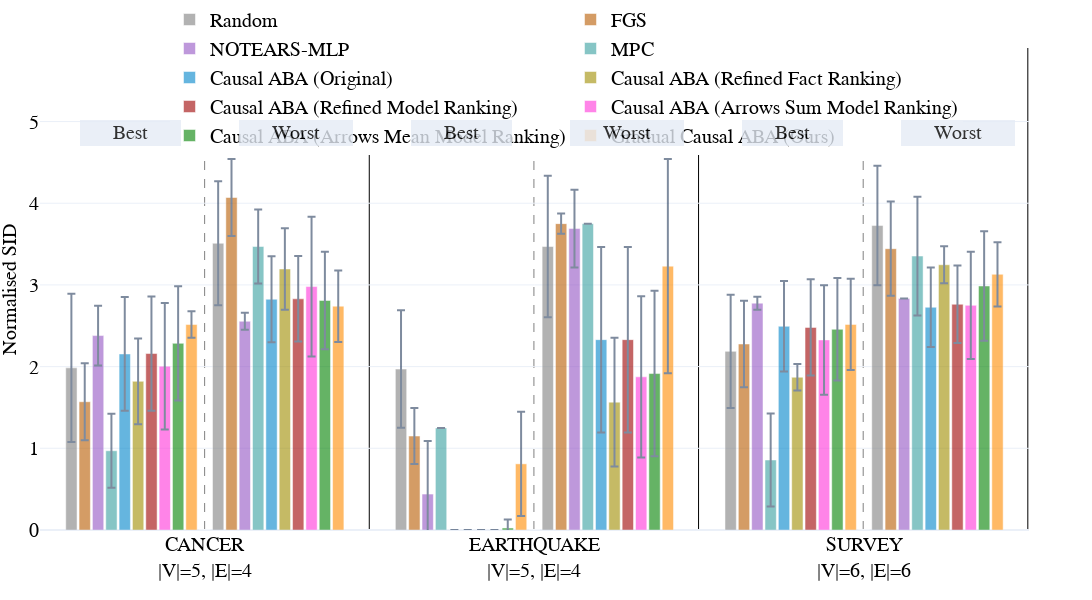

The notebook cell saved with this chart:
### Code cell
fig = double_bar_chart_plotly(v1_bn_plot_data, 
                        names_dict,
                        colors_dict,
                        vars_to_plot=['n_sid_low', 'n_sid_high'],
                        names=['Best', 'Worst'],
                        labels=['Normalised SID', ''],
                        methods=methods,
                        dist_between_lines=0.1565,
                        lin_space=6,
                        nl_space=6,
                        intra_dis = 0.161,
                        inter_dis = 0.174,
                        start_pos = 0.04,
                            width=1300,
                            height=600,
                            range_y1=(0, 5.9),
                            range_y2=(0, 5.9),
                            annot_y=0.85)
fig.write_image("v1_v2_sid_bnlearn_all.png", scale=3, width=1300, height=600)

### Figure 1 — Plotly figure (JSON) as saved in the notebook; plotly's stock layout.template omitted (floating-point values rounded to 4 significant figures)
{"data": [{"error_y": {"array": [0.9069, 0.719, 0.6939], "type": "data", "visible": true}, "marker": {"color": "grey"}, "name": "Random", "offsetgroup": "0", "opacity": 0.6, "showlegend": true, "type": "bar", "x": ["CANCER<br>|V|=5, |E|=4", "EARTHQUAKE<br>|V|=5, |E|=4", "SURVEY<br>|V|=6, |E|=6"], "y": [1.985, 1.97, 2.187], "yaxis": "y"}, {"error_y": {"array": [0.4712, 0.3426, 0.5288], "type": "data", "visible": true}, "marker": {"color": "#b85c00"}, "name": "FGS", "offsetgroup": "1", "opacity": 0.6, "showlegend": true, "type": "bar", "x": ["CANCER<br>|V|=5, |E|=4", "EARTHQUAKE<br>|V|=5, |E|=4", "SURVEY<br>|V|=6, |E|=6"], "y": [1.57, 1.15, 2.277], "yaxis": "y"}, {"error_y": {"array": [0.3651, 0.6479, 0.07975], "type": "data", "visible": true}, "marker": {"color": "#9454c4"}, "name": "NOTEARS-MLP", "offsetgroup": "2", "opacity": 0.6, "showlegend": true, "type": "bar", "x": ["CANCER<br>|V|=5, |E|=4", "EARTHQUAKE<br>|V|=5, |E|=4", "SURVEY<br>|V|=6, |E|=6"], "y": [2.38, 0.44, 2.777], "yaxis": "y"}, {"error_y": {"array": [0.4536, 0.0, 0.5685], "type": "data", "visible": true}, "marker": {"color": "#379f9f"}, "name": "MPC", "offsetgroup": "3", "opacity": 0.6, "showlegend": true, "type": "bar", "x": ["CANCER<br>|V|=5, |E|=4", "EARTHQUAKE<br>|V|=5, |E|=4", "SURVEY<br>|V|=6, |E|=6"], "y": [0.97, 1.25, 0.8567], "yaxis": "y"}, {"error_y": {"array": [0.696, 0.0, 0.5532], "type": "data", "visible": true}, "marker": {"color": "#0085CA"}, "name": "Causal ABA (Original)", "offsetgroup": "4", "opacity": 0.6, "showlegend": true, "type": "bar", "x": ["CANCER<br>|V|=5, |E|=4", "EARTHQUAKE<br>|V|=5, |E|=4", "SURVEY<br>|V|=6, |E|=6"], "y": [2.155, 0.0, 2.493], "yaxis": "y"}, {"error_y": {"array": [0.525, 0.0, 0.1625], "type": "data", "visible": true}, "marker": {"color": "#9F8D00"}, "name": "Causal ABA (Refined Fact Ranking)", "offsetgroup": "5", "opacity": 0.6, "showlegend": true, "type": "bar", "x": ["CANCER<br>|V|=5, |E|=4", "EARTHQUAKE<br>|V|=5, |E|=4", "SURVEY<br>|V|=6, |E|=6"], "y": [1.82, 0.0, 1.87], "yaxis": "y"}, {"error_y": {"array": [0.6994, 0.0, 0.5887], "type": "data", "visible": true}, "marker": {"color": "#9E0000"}, "name": "Causal ABA (Refined Model Ranking)", "offsetgroup": "6", "opacity": 0.6, "showlegend": true, "type": "bar", "x": ["CANCER<br>|V|=5, |E|=4", "EARTHQUAKE<br>|V|=5, |E|=4", "SURVEY<br>|V|=6, |E|=6"], "y": [2.16, 0.0, 2.48], "yaxis": "y"}, {"error_y": {"array": [0.7734, 0.0, 0.67], "type": "data", "visible": true}, "marker": {"color": "#ff34da"}, "name": "Causal ABA (Arrows Sum Model Ranking)", "offsetgroup": "7", "opacity": 0.6, "showlegend": true, "type": "bar", "x": ["CANCER<br>|V|=5, |E|=4", "EARTHQUAKE<br>|V|=5, |E|=4", "SURVEY<br>|V|=6, |E|=6"], "y": [2.005, 0.0, 2.327], "yaxis": "y"}, {"error_y": {"array": [0.6999, 0.1041, 0.6271], "type": "data", "visible": true}, "marker": {"color": "#008100"}, "name": "Causal ABA (Arrows Mean Model Ranking)", "offsetgroup": "8", "opacity": 0.6, "showlegend": true, "type": "bar", "x": ["CANCER<br>|V|=5, |E|=4", "EARTHQUAKE<br>|V|=5, |E|=4", "SURVEY<br>|V|=6, |E|=6"], "y": [2.285, 0.025, 2.457], "yaxis": "y"}, {"error_y": {"array": [0.163, 0.638, 0.5597], "type": "data", "visible": true}, "marker": {"color": "#ff8c00"}, "name": "Gradual Causal ABA (Ours)", "offsetgroup": "9", "opacity": 0.6, "showlegend": true, "type": "bar", "x": ["CANCER<br>|V|=5, |E|=4", "EARTHQUAKE<br>|V|=5, |E|=4", "SURVEY<br>|V|=6, |E|=6"], "y": [2.515, 0.81, 2.517], "yaxis": "y"}, {"marker": {"color": "white"}, "name": "", "offsetgroup": "10", "opacity": 1, "showlegend": false, "type": "bar", "x": ["CANCER<br>|V|=5, |E|=4", "EARTHQUAKE<br>|V|=5, |E|=4", "SURVEY<br>|V|=6, |E|=6"], "y": [0.0, 0.0, 0.0]}, {"error_y": {"array": [0.7575, 0.8655, 0.7314], "type": "data", "visible": true}, "marker": {"color": "grey"}, "name": "Random", "offsetgroup": "11", "opacity": 0.6, "showlegend": false, "type": "bar", "x": ["CANCER<br>|V|=5, |E|=4", "EARTHQUAKE<br>|V|=5, |E|=4", "SURVEY<br>|V|=6, |E|=6"], "y": [3.51, 3.47, 3.727], "yaxis": "y2"}, {"error_y": {"array": [0.4712, 0.1237, 0.577], "type": "data", "visible": true}, "marker": {"color": "#b85c00"}, "name": "FGS", "offsetgroup": "12", "opacity": 0.6, "showlegend": false, "type": "bar", "x": ["CANCER<br>|V|=5, |E|=4", "EARTHQUAKE<br>|V|=5, |E|=4", "SURVEY<br>|V|=6, |E|=6"], "y": [4.07, 3.75, 3.443], "yaxis": "y2"}, {"error_y": {"array": [0.1046, 0.4753, 0.0], "type": "data", "visible": true}, "marker": {"color": "#9454c4"}, "name": "NOTEARS-MLP", "offsetgroup": "13", "opacity": 0.6, "showlegend": false, "type": "bar", "x": ["CANCER<br>|V|=5, |E|=4", "EARTHQUAKE<br>|V|=5, |E|=4", "SURVEY<br>|V|=6, |E|=6"], "y": [2.555, 3.69, 2.833], "yaxis": "y2"}, {"error_y": {"array": [0.4536, 0.0, 0.7274], "type": "data", "visible": true}, "marker": {"color": "#379f9f"}, "name": "MPC", "offsetgroup": "14", "opacity": 0.6, "showlegend": false, "type": "bar", "x": ["CANCER<br>|V|=5, |E|=4", "EARTHQUAKE<br>|V|=5, |E|=4", "SURVEY<br>|V|=6, |E|=6"], "y": [3.47, 3.75, 3.353], "yaxis": "y2"}, {"error_y": {"array": [0.5255, 1.136, 0.4853], "type": "data", "visible": true}, "marker": {"color": "#0085CA"}, "name": "Causal ABA (Original)", "offsetgroup": "15", "opacity": 0.6, "showlegend": false, "type": "bar", "x": ["CANCER<br>|V|=5, |E|=4", "EARTHQUAKE<br>|V|=5, |E|=4", "SURVEY<br>|V|=6, |E|=6"], "y": [2.825, 2.33, 2.727], "yaxis": "y2"}, {"error_y": {"array": [0.4982, 0.7886, 0.2265], "type": "data", "visible": true}, "marker": {"color": "#9F8D00"}, "name": "Causal ABA (Refined Fact Ranking)", "offsetgroup": "16", "opacity": 0.6, "showlegend": false, "type": "bar", "x": ["CANCER<br>|V|=5, |E|=4", "EARTHQUAKE<br>|V|=5, |E|=4", "SURVEY<br>|V|=6, |E|=6"], "y": [3.195, 1.565, 3.247], "yaxis": "y2"}, {"error_y": {"array": [0.5235, 1.136, 0.4751], "type": "data", "visible": true}, "marker": {"color": "#9E0000"}, "name": "Causal ABA (Refined Model Ranking)", "offsetgroup": "17", "opacity": 0.6, "showlegend": false, "type": "bar", "x": ["CANCER<br>|V|=5, |E|=4", "EARTHQUAKE<br>|V|=5, |E|=4", "SURVEY<br>|V|=6, |E|=6"], "y": [2.83, 2.33, 2.763], "yaxis": "y2"}, {"error_y": {"array": [0.8554, 0.9875, 0.6575], "type": "data", "visible": true}, "marker": {"color": "#ff34da"}, "name": "Causal ABA (Arrows Sum Model Ranking)", "offsetgroup": "18", "opacity": 0.6, "showlegend": false, "type": "bar", "x": ["CANCER<br>|V|=5, |E|=4", "EARTHQUAKE<br>|V|=5, |E|=4", "SURVEY<br>|V|=6, |E|=6"], "y": [2.98, 1.875, 2.75], "yaxis": "y2"}, {"error_y": {"array": [0.5967, 1.013, 0.6708], "type": "data", "visible": true}, "marker": {"color": "#008100"}, "name": "Causal ABA (Arrows Mean Model Ranking)", "offsetgroup": "19", "opacity": 0.6, "showlegend": false, "type": "bar", "x": ["CANCER<br>|V|=5, |E|=4", "EARTHQUAKE<br>|V|=5, |E|=4", "SURVEY<br>|V|=6, |E|=6"], "y": [2.81, 1.915, 2.987], "yaxis": "y2"}, {"error_y": {"array": [0.4373, 1.312, 0.3931], "type": "data", "visible": true}, "marker": {"color": "#ff8c00"}, "name": "Gradual Causal ABA (Ours)", "offsetgroup": "20", "opacity": 0.6, "showlegend": false, "type": "bar", "x": ["CANCER<br>|V|=5, |E|=4", "EARTHQUAKE<br>|V|=5, |E|=4", "SURVEY<br>|V|=6, |E|=6"], "y": [2.74, 3.23, 3.13], "yaxis": "y2"}], "layout": {"annotations": [{"bgcolor": "#E5ECF6", "bordercolor": "#E5ECF6", "borderwidth": 2, "font": {"color": "black", "size": 20}, "opacity": 0.8, "showarrow": false, "text": "      Best      ", "x": 0.04, "xanchor": "left", "xref": "x domain", "y": 0.85, "yref": "y domain"}, {"bgcolor": "#E5ECF6", "bordercolor": "#E5ECF6", "borderwidth": 2, "font": {"color": "black", "size": 20}, "opacity": 0.8, "showarrow": false, "text": "      Worst      ", "x": 0.201, "xanchor": "left", "xref": "x domain", "y": 0.85, "yref": "y domain"}, {"bgcolor": "#E5ECF6", "bordercolor": "#E5ECF6", "borderwidth": 2, "font": {"color": "black", "size": 20}, "opacity": 0.8, "showarrow": false, "text": "      Best      ", "x": 0.375, "xanchor": "left", "xref": "x domain", "y": 0.85, "yref": "y domain"}, {"bgcolor": "#E5ECF6", "bordercolor": "#E5ECF6", "borderwidth": 2, "font": {"color": "black", "size": 20}, "opacity": 0.8, "showarrow": false, "text": "      Worst      ", "x": 0.536, "xanchor": "left", "xref": "x domain", "y": 0.85, "yref": "y domain"}, {"bgcolor": "#E5ECF6", "bordercolor": "#E5ECF6", "borderwidth": 2, "font": {"color": "black", "size": 20}, "opacity": 0.8, "showarrow": false, "text": "      Best      ", "x": 0.71, "xanchor": "left", "xref": "x domain", "y": 0.85, "yref": "y domain"}, {"bgcolor": "#E5ECF6", "bordercolor": "#E5ECF6", "borderwidth": 2, "font": {"color": "black", "size": 20}, "opacity": 0.8, "showarrow": false, "text": "      Worst      ", "x": 0.871, "xanchor": "left", "xref": "x domain", "y": 0.85, "yref": "y domain"}], "bargap": 0.15, "bargroupgap": 0.15, "barmode": "group", "font": {"color": "black", "family": "Serif", "size": 20}, "height": 600, "hovermode": "x unified", "legend": {"orientation": "h", "x": 0.5, "xanchor": "center", "y": 1.1, "yanchor": "top"}, "margin": {"b": 70, "l": 40, "r": 0, "t": 20}, "shapes": [{"layer": "below", "line": {"color": "grey", "dash": "dash", "width": 1}, "type": "line", "x0": 0.1565, "x1": 0.1565, "xref": "paper", "y0": 0, "y1": 1, "yref": "paper"}, {"layer": "below", "line": {"color": "black", "dash": "solid", "width": 1}, "type": "line", "x0": 0.313, "x1": 0.313, "xref": "paper", "y0": 0, "y1": 1, "yref": "paper"}, {"layer": "below", "line": {"color": "grey", "dash": "dash", "width": 1}, "type": "line", "x0": 0.4695, "x1": 0.4695, "xref": "paper", "y0": 0, "y1": 1, "yref": "paper"}, {"layer": "below", "line": {"color": "black", "dash": "solid", "width": 1}, "type": "line", "x0": 0.626, "x1": 0.626, "xref": "paper", "y0": 0, "y1": 1, "yref": "paper"}, {"layer": "below", "line": {"color": "grey", "dash": "dash", "width": 1}, "type": "line", "x0": 0.7825, "x1": 0.7825, "xref": "paper", "y0": 0, "y1": 1, "yref": "paper"}, {"layer": "below", "line": {"color": "black", "dash": "solid", "width": 1}, "type": "line", "x0": 0.939, "x1": 0.939, "xref": "paper", "y0": 0, "y1": 1, "yref": "paper"}], "width": 1300, "xaxis": {"anchor": "y", "domain": [0, 0.94]}, "yaxis": {"anchor": "x", "domain": [0, 1], "range": [0, 5.9], "title": {"font": {"size": 20}, "text": "Normalised SID"}}, "yaxis2": {"anchor": "x", "overlaying": "y", "range": [0, 5.9], "scaleanchor": 0, "showgrid": false, "showline": false, "showticklabels": false, "side": "right", "title": {"font": {"size": 20}, "text": ""}, "zeroline": true}}}
